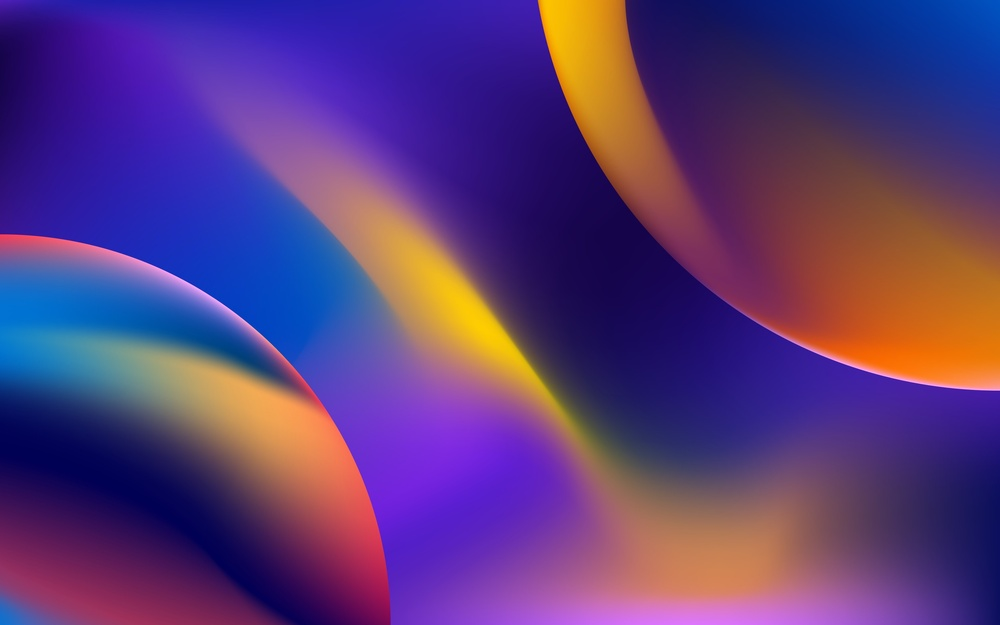
#> input picture opencv_python_study/again/images/color.jpg, 1000 x 625 px, shrunk from 3840 x 2400 before the run
$ jupyter execute chapter10.ipynb   (shell and % lines are left out)
#> lines starting #> are read from the running program, lines starting #| are printed output that depends on the picture; after the words box and inside, x2 and y2 are one past the last pixel; in counts of white or black regions, pixels touching at a corner belong together
# Canny边缘检测

注意区分边缘检测和图像轮廓。

## 步骤

步骤1：去噪。噪声会影响边缘检测的准确性，因此首先要将噪声过滤掉。

步骤2：计算梯度的幅度与方向。

步骤3：非极大值抑制，即适当地让边缘“变瘦”。

步骤4：确定边缘。使用双阈值算法确定最终的边缘信息。

### 梯度

梯度的方向总是与边缘垂直的，通常就近取值为水平（左、右）、垂直（上、下）、对角线（右上、左上、左下、右下）等8个不同的方向。

### 非极大值抑制

在获得了梯度的幅度和方向后，遍历图像中的像素点，去除所有非边缘的点。在具体实现时，逐一遍历像素点，判断当前像素点是否是周围像素点中具有相同梯度方向的最大值，并根据判断结果决定是否抑制该点。

[cell 1]
import cv2
import numpy as np
import matplotlib.pyplot as plt

[cell 2]
def show(img, title='Image'):
    plt.imshow(cv2.cvtColor(img, cv2.COLOR_BGR2RGB))
    plt.axis('off')  # 不显示坐标轴
    plt.title(title) # 图像题目
    plt.show()

### 应用双阈值确定边缘

设置两个阈值，其中一个为高阈值maxVal，另一个为低阈值minVal。根据当前边缘像素的梯度值（指的是梯度幅度，下同）与这两个阈值之间的关系，判断边缘的属性。

## 使用

[cell 3]
img = cv2.imread('images/color.jpg')
#> img is the input picture: shape (625, 1000, 3); mean B, G, R 121.8, 58.7, 91.4

[cell 4]
res1 = cv2.Canny(img, 75, 150, L2gradient=True)
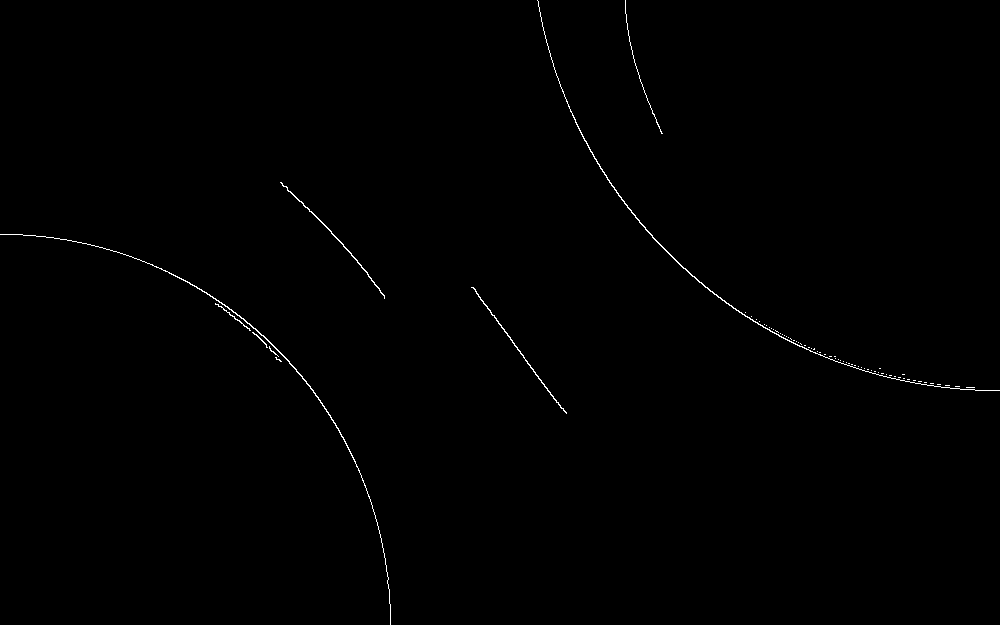
#> res1: shape (625, 1000); 0.37% white in thin lines or dots
show(res1)

[cell 5]
res2 = cv2.Canny(img, 35, 100, L2gradient=True)
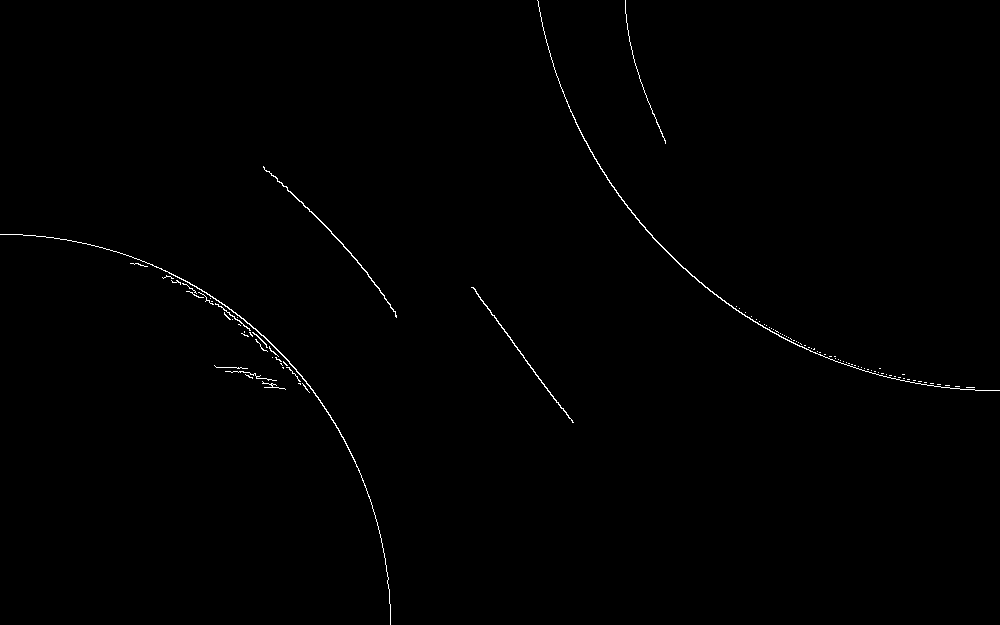
#> res2: shape (625, 1000); 0.45% white in thin lines or dots
show(res2)

$ run again, with opencv_python_study/again/images/a1.jpg copied over opencv_python_study/again/images/color.jpg
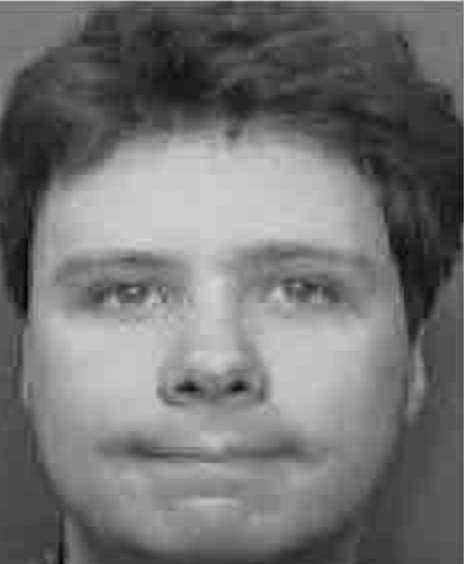
#> input picture opencv_python_study/again/images/a1.jpg, 464 x 564 px
#> img is the input picture: shape (564, 464, 3); min 3, max 214, mean 115.5
#> `res1 = cv2.Canny(img, 75, 150, L2gradient=True)`:
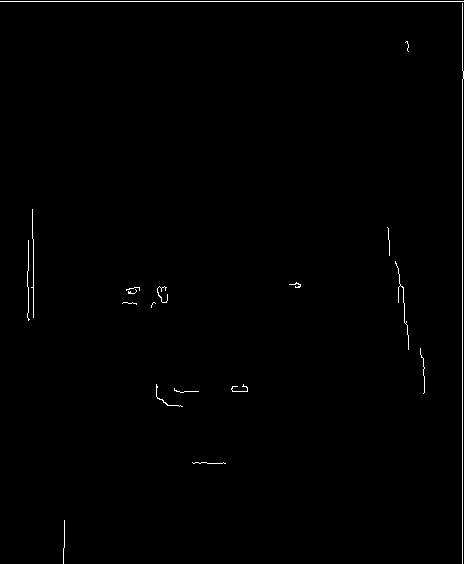
#> res1: shape (564, 464); 0.67% white in thin lines or dots
#> `res2 = cv2.Canny(img, 35, 100, L2gradient=True)`:
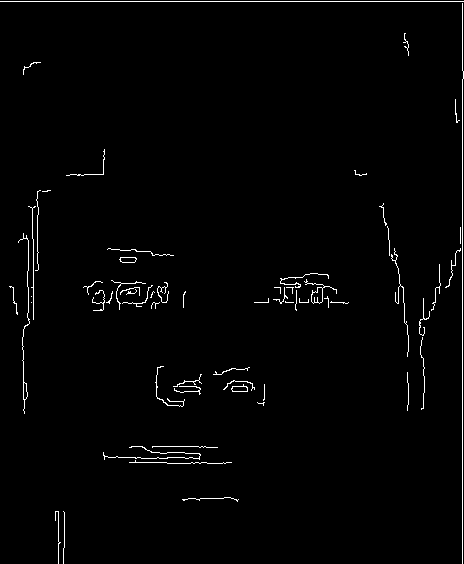
#> res2: shape (564, 464); 1.5% white in thin lines or dots

$ run again, with opencv_python_study/again/images/a3.jpg copied over opencv_python_study/again/images/color.jpg
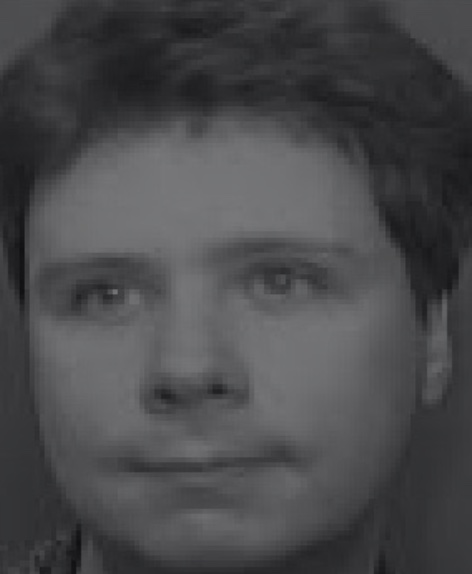
#> input picture opencv_python_study/again/images/a3.jpg, 472 x 574 px
#> img is the input picture: shape (574, 472, 3); mean B, G, R 75.4, 73.4, 73.4
#> `res1 = cv2.Canny(img, 75, 150, L2gradient=True)`:
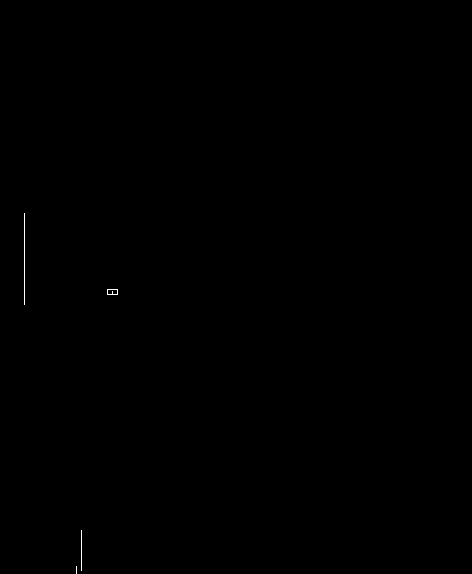
#> res1: shape (574, 472); 0.06% white in thin lines or dots, all inside (x1, y1, x2, y2) = (24, 213, 118, 574)
#> `res2 = cv2.Canny(img, 35, 100, L2gradient=True)`:
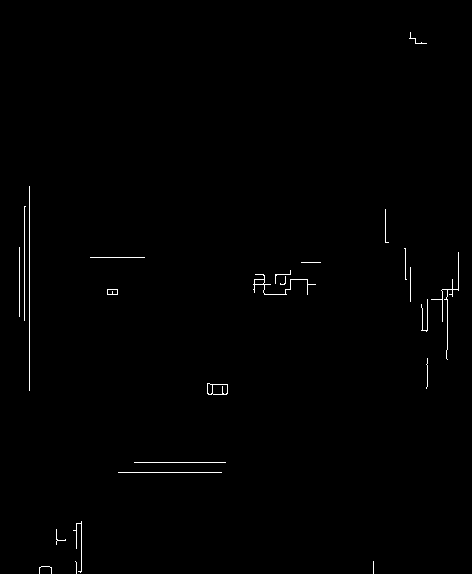
#> res2: shape (574, 472); 0.58% white in thin lines or dots, all inside (x1, y1, x2, y2) = (19, 32, 459, 574)
